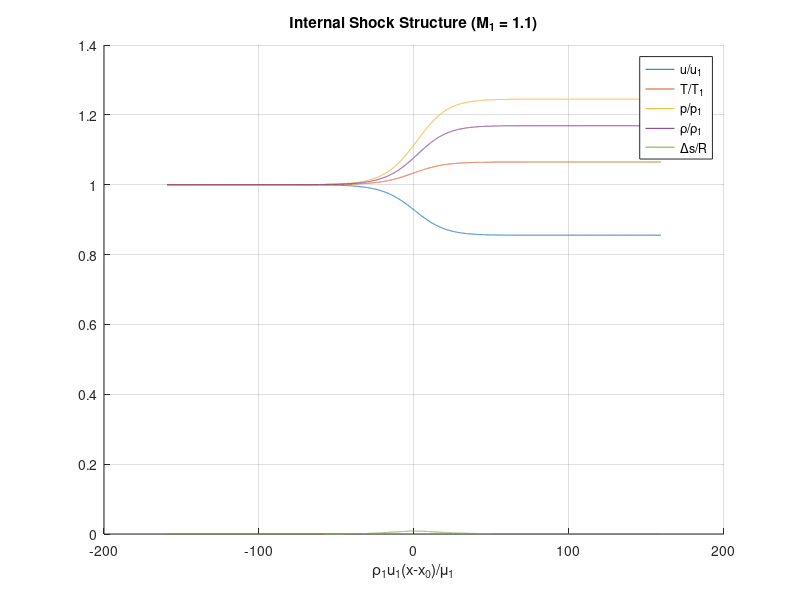

The MATLAB source for this figure:
%% 
close all
clear
clc


%% Computational parameters (user defined)
% Guess itermax and dx depending on the assumed shock thickness
itermax=15000;  % Maximum marching steps
dx=-1e-9;       % Marching direction/distance, m
epsi=1e-8;      % Deviation at starting condition to begin march


%% Flow parameters (user defined)
% Calorically perfect gas
gamma=1.4;
R=287;                % m^2/s^2-K
cp=R*gamma/(gamma-1);
mu0=1.716e-5;         % N-s/m^2
n_mu=0.666;
k0=0.0241;            % W/m-K
n_k=0.81;
T0=273;               % K


%% Shock upstream parameters (station 1) (user defined)
M1=1.1;
T1=290;   % K
p1=101e3; % Pa


%% Shock upstream conditions (station 1) (computed)
rho1=p1/(R*T1);
a1=sqrt(gamma*R*T1);
u1=M1*a1;
mu1=mu0*(T1/T0)^n_mu;
h1=cp*T1;
h01=h1+u1.^2/2;


%% Conserved quantities across the shock (here computed using upstream values)
A=rho1*u1;
B=rho1*u1^2+p1;
C=rho1*u1*h01;


%% Shock downstream conditions (station 2)
% Computed from conserved quantities A, B, C
u2=(B-sqrt(B^2-4*A*(1-R/2/cp)*(R*C/cp)))/(2*A*(1-R/2/cp));
rho2=A/u2;
T2=1/cp*(C/A-u2^2/2);
p2=rho2*R*T2;


%% Midpoint velocity used for coordinate shift calculation
u_mid=(u1+u2)/2;


%% Euler method (marching scheme) to evaluate equations derived from NS equations across shock
x=0;
u=(1+epsi)*u2; % Marching scheme requires slight gradient to begin
T=(1-epsi)*T2;

for iter=1:itermax
    % Recasted Navier-Stokes equations (dudx and dTdx)
    p_old=A/u(end)*R*T(end);
    mu_old=mu0*(T(end)/T0)^n_mu;
    k_old=k0*(T(end)/T0)^n_k;
    h_old=cp*T(end);

    dudx_old=3/4/mu_old*(A*u(end)+p_old-B); % Momentum equation
    u_new=u(end)+dudx_old*dx; % Euler method

    dTdx_old=1/k_old*(A*(h_old-u(end)^2/2)+(B-p_old)*u(end)-C); % Energy equation
    T_new=T(end)+dTdx_old*dx;

    x_new=x(end)+dx; % March in dx direction

    % Add latest step to entire vector (x, u, T span entire shock width)
    x=[x;x_new];
    u=[u;u_new];
    T=[T;T_new];

    % Compute value to shift all x-values such that x-x0=0 corresponts to middle of shock thickness
    ind_mid=find(u>=u_mid);
    if ~isempty(ind_mid)
        ind_mid=ind_mid(1);
        x_0=x(ind_mid); % Value to shift x
    else
        x_0=0;
    end

    % Integration stopping criteria
    if abs((u(end)-u1)/u1)<=1e-3&&abs(x(end))>=abs(2*x_0)
        break
    end
end


%% Remaining flow properties after integration
rho=A./u;
p=rho*R.*T;
ds=cp*log(T/T1)-R*log(p/p1);


%% Shock Thickness (Poggie Textbook Method)
ind_xa=find((u1-u)/(u1-u2)<=0.01);
    if ~isempty(ind_xa)
        ind_xa=ind_xa(1);
    end
ind_xb=find((u1-u)/(u1-u2)<=0.99);
    if ~isempty(ind_xb)
        ind_xb=ind_xb(1);
    end
xt=abs(x(ind_xa)-x(ind_xb));

Re_xt=rho1*u1*xt/mu1; % Nondim thickness in terms of Reynolds number
lambda=mu1/(0.67*rho1*a1); % Mean free path
xt_lambda=xt/lambda; % Nondim thickness in terms of mean free path


%% Plot internal shock structure
x_nondim=rho1*u1*(x-x_0)/mu1; % Nondim distance along shock width

figure
hold on
plot(x_nondim,u/u1,'DisplayName','u/u_1')
plot(x_nondim,T/T1,'DisplayName','T/T_1')
plot(x_nondim,p/p1,'DisplayName','p/p_1')
plot(x_nondim,rho/rho1,'DisplayName','\rho/\rho_1')
plot(x_nondim,ds/R,'DisplayName','\Deltas/R')
hold off
grid on
legend(gca,'show')
xlabel('\rho_{1}u_{1}(x-x_0)/\mu_1')

title_string=sprintf('Internal Shock Structure (M_1 = %1.1f)',M1);
title(title_string)